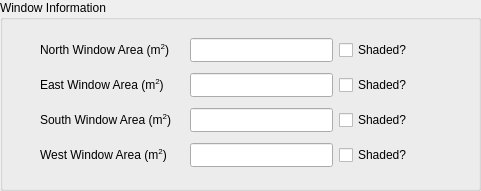
   <widget class="QGroupBox" name="windowGroup">
    <property name="geometry">
     <rect>
      <x>10</x>
      <y>170</y>
      <width>481</width>
      <height>191</height>
     </rect>
    </property>
    <property name="minimumSize">
     <size>
      <width>481</width>
      <height>191</height>
     </size>
    </property>
    <property name="maximumSize">
     <size>
      <width>481</width>
      <height>191</height>
     </size>
    </property>
    <property name="title">
     <string>Window Information</string>
    </property>
    <widget class="QWidget" name="layoutWidget">
     <property name="geometry">
      <rect>
       <x>30</x>
       <y>33</y>
       <width>391</width>
       <height>141</height>
      </rect>
     </property>
     <property name="minimumSize">
      <size>
       <width>391</width>
       <height>141</height>
      </size>
     </property>
     <property name="maximumSize">
      <size>
       <width>391</width>
       <height>141</height>
      </size>
     </property>
     <layout class="QGridLayout" name="gridLayout_2" columnstretch="2,2,1">
      <property name="leftMargin">
       <number>10</number>
      </property>
      <property name="rightMargin">
       <number>10</number>
      </property>
      <item row="0" column="0">
       <widget class="QLabel" name="northLabel">
        <property name="minimumSize">
         <size>
          <width>144</width>
          <height>24</height>
         </size>
        </property>
        <property name="maximumSize">
         <size>
          <width>144</width>
          <height>24</height>
         </size>
        </property>
        <property name="text">
         <string>North Window Area (m&lt;sup&gt;2&lt;/sup&gt;)</string>
        </property>
       </widget>
      </item>
      <item row="0" column="1">
       <widget class="QLineEdit" name="northLineEdit">
        <property name="minimumSize">
         <size>
          <width>143</width>
          <height>24</height>
         </size>
        </property>
        <property name="maximumSize">
         <size>
          <width>143</width>
          <height>24</height>
         </size>
        </property>
       </widget>
      </item>
      <item row="0" column="2">
       <widget class="QCheckBox" name="northCheck">
        <property name="minimumSize">
         <size>
          <width>72</width>
          <height>22</height>
         </size>
        </property>
        <property name="maximumSize">
         <size>
          <width>72</width>
          <height>22</height>
         </size>
        </property>
        <property name="text">
         <string>Shaded?</string>
        </property>
       </widget>
      </item>
      <item row="1" column="0">
       <widget class="QLabel" name="eastLabel">
        <property name="minimumSize">
         <size>
          <width>144</width>
          <height>24</height>
         </size>
        </property>
        <property name="maximumSize">
         <size>
          <width>144</width>
          <height>24</height>
         </size>
        </property>
        <property name="text">
         <string>East Window Area (m&lt;sup&gt;2&lt;/sup&gt;)</string>
        </property>
       </widget>
      </item>
      <item row="1" column="1">
       <widget class="QLineEdit" name="eastLineEdit">
        <property name="minimumSize">
         <size>
          <width>143</width>
          <height>24</height>
         </size>
        </property>
        <property name="maximumSize">
         <size>
          <width>143</width>
          <height>24</height>
         </size>
        </property>
       </widget>
      </item>
      <item row="1" column="2">
       <widget class="QCheckBox" name="eastCheck">
        <property name="minimumSize">
         <size>
          <width>72</width>
          <height>22</height>
         </size>
        </property>
        <property name="maximumSize">
         <size>
          <width>72</width>
          <height>22</height>
         </size>
        </property>
        <property name="text">
         <string>Shaded?</string>
        </property>
       </widget>
      </item>
      <item row="2" column="0">
       <widget class="QLabel" name="southLabel">
        <property name="minimumSize">
         <size>
          <width>144</width>
          <height>24</height>
         </size>
        </property>
        <property name="maximumSize">
         <size>
          <width>144</width>
          <height>24</height>
         </size>
        </property>
        <property name="text">
         <string>South Window Area (m&lt;sup&gt;2&lt;/sup&gt;)</string>
        </property>
       </widget>
      </item>
      <item row="2" column="1">
       <widget class="QLineEdit" name="southLineEdit">
        <property name="minimumSize">
         <size>
          <width>143</width>
          <height>24</height>
         </size>
        </property>
        <property name="maximumSize">
         <size>
          <width>143</width>
          <height>24</height>
         </size>
        </property>
       </widget>
      </item>
      <item row="2" column="2">
       <widget class="QCheckBox" name="southCheck">
        <property name="minimumSize">
         <size>
          <width>72</width>
          <height>22</height>
         </size>
        </property>
        <property name="maximumSize">
         <size>
          <width>72</width>
          <height>22</height>
         </size>
        </property>
        <property name="text">
         <string>Shaded?</string>
        </property>
       </widget>
      </item>
      <item row="3" column="0">
       <widget class="QLabel" name="westLabel">
        <property name="minimumSize">
         <size>
          <width>144</width>
          <height>24</height>
         </size>
        </property>
        <property name="maximumSize">
         <size>
          <width>144</width>
          <height>24</height>
         </size>
        </property>
        <property name="text">
         <string>West Window Area (m&lt;sup&gt;2&lt;/sup&gt;)</string>
        </property>
       </widget>
      </item>
      <item row="3" column="1">
       <widget class="QLineEdit" name="westLineEdit">
        <property name="minimumSize">
         <size>
          <width>143</width>
          <height>24</height>
         </size>
        </property>
        <property name="maximumSize">
         <size>
          <width>143</width>
          <height>24</height>
         </size>
        </property>
       </widget>
      </item>
      <item row="3" column="2">
       <widget class="QCheckBox" name="westCheck">
        <property name="minimumSize">
         <size>
          <width>72</width>
          <height>22</height>
         </size>
        </property>
        <property name="maximumSize">
         <size>
          <width>72</width>
          <height>22</height>
         </size>
        </property>
        <property name="text">
         <string>Shaded?</string>
        </property>
       </widget>
      </item>
     </layout>
    </widget>
   </widget>
